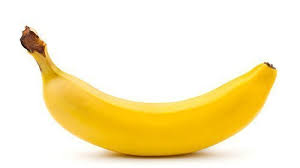
#> input picture module_4/supplier_data/images/banana.jpg, 300 x 168 px, found by its file name; its folder holds 4 pictures in this run
$ python main.py
#> lines starting #> are read from the running program, lines starting #| are printed output that depends on the picture
# This is an script that fix the images in the Module 1 certificate practice.
from PIL import Image
import os

# Image directory path
current_path = os.path.dirname(__file__)
image_path = os.path.join(current_path, "images")

# Create a new directory to store the fixed images
new_image_path = os.path.join(current_path, "fixed_images")


# Loop through all the images in the directory

for image in os.listdir(image_path):
    if '.' not in image[0]:
        img = Image.open(os.path.join(image_path, image))
#> img is the input picture: PIL image 300x168 RGB; mean R, G, B 249.4, 235.7, 193.4
        # Resize, rotate and save in JPG format
        img = img.resize((900, 1000)).rotate(180).convert("RGB")
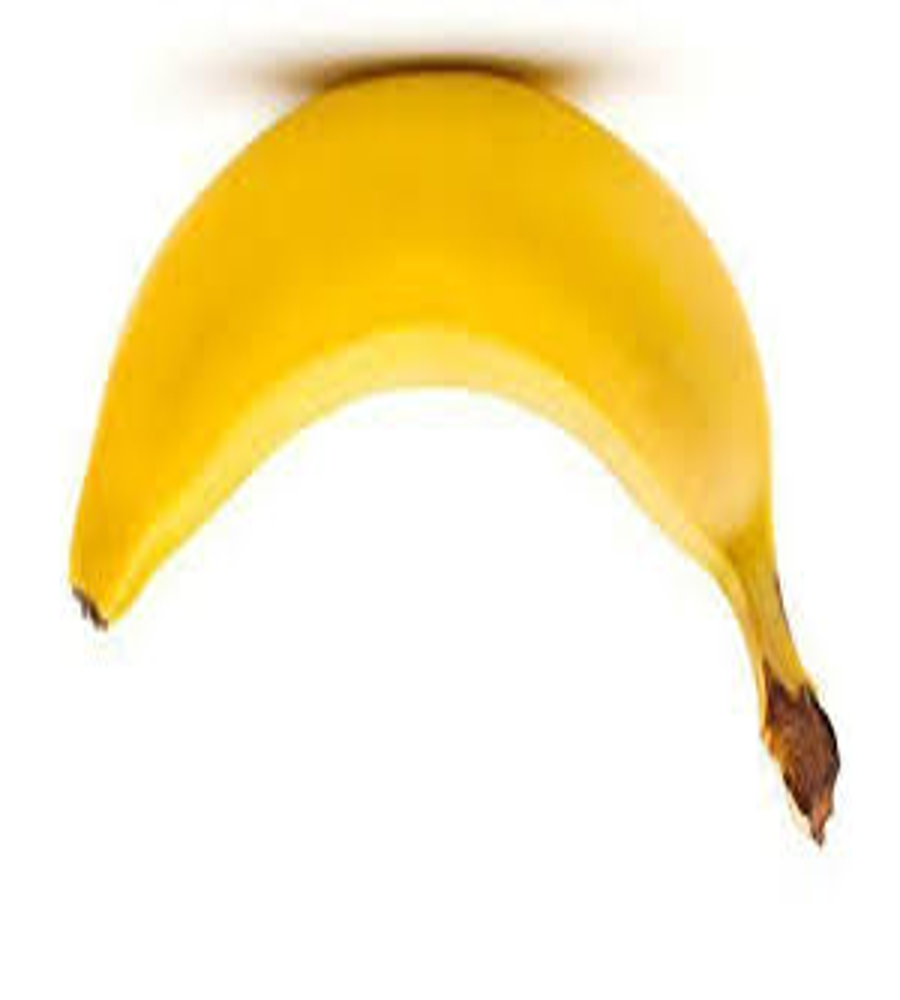
#> img: PIL image 900x1000 RGB; mean R, G, B 249.4, 235.7, 193.4
        # Save the image in the new directory
        if not os.path.exists(new_image_path):
            os.makedirs(new_image_path)
        img.save(os.path.join(new_image_path, image.split(".")[0] + ".jpg"), "JPEG")
        print(f"Processed and saved {image} to {new_image_path}")
        img.close()  # Close the image file to free up resources
#> pass 2 of the loop `for image in os.listdir(image_path):`:
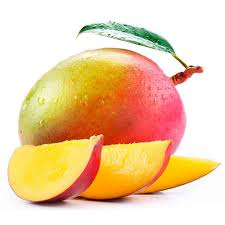
#> input picture module_4/supplier_data/images/mango.jpg, 225 x 225 px, found by its file name
#> img is the input picture: PIL image 225x225 RGB; mean R, G, B 238.9, 206.2, 166.6
#> `img = img.resize((900, 1000)).rotate(180).convert("RGB")`:
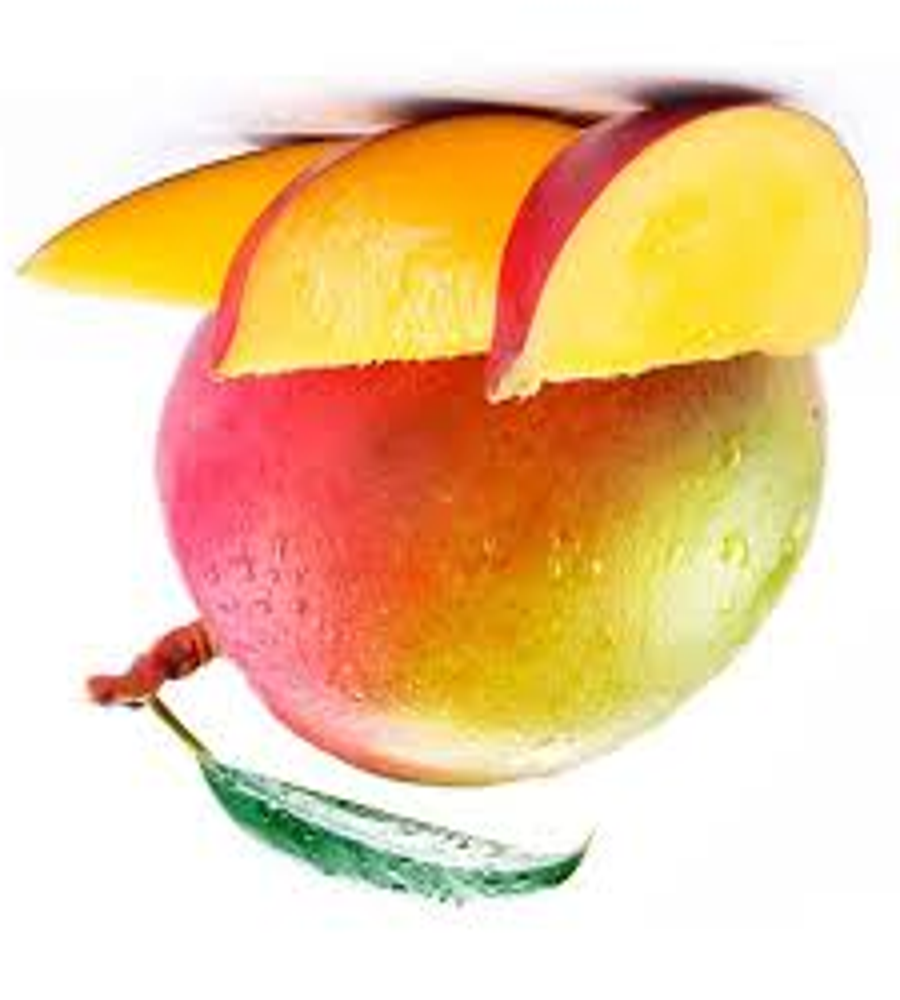
#> img: PIL image 900x1000 RGB; mean R, G, B 238.8, 206.1, 166.6
#> pass 3 of the loop `for image in os.listdir(image_path):`:
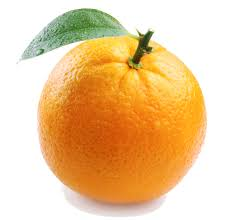
#> input picture module_4/supplier_data/images/orange.jpg, 229 x 220 px, found by its file name
#> img is the input picture: PIL image 229x220 RGB; mean R, G, B 236.2, 200.5, 153.1
#> `img = img.resize((900, 1000)).rotate(180).convert("RGB")`:
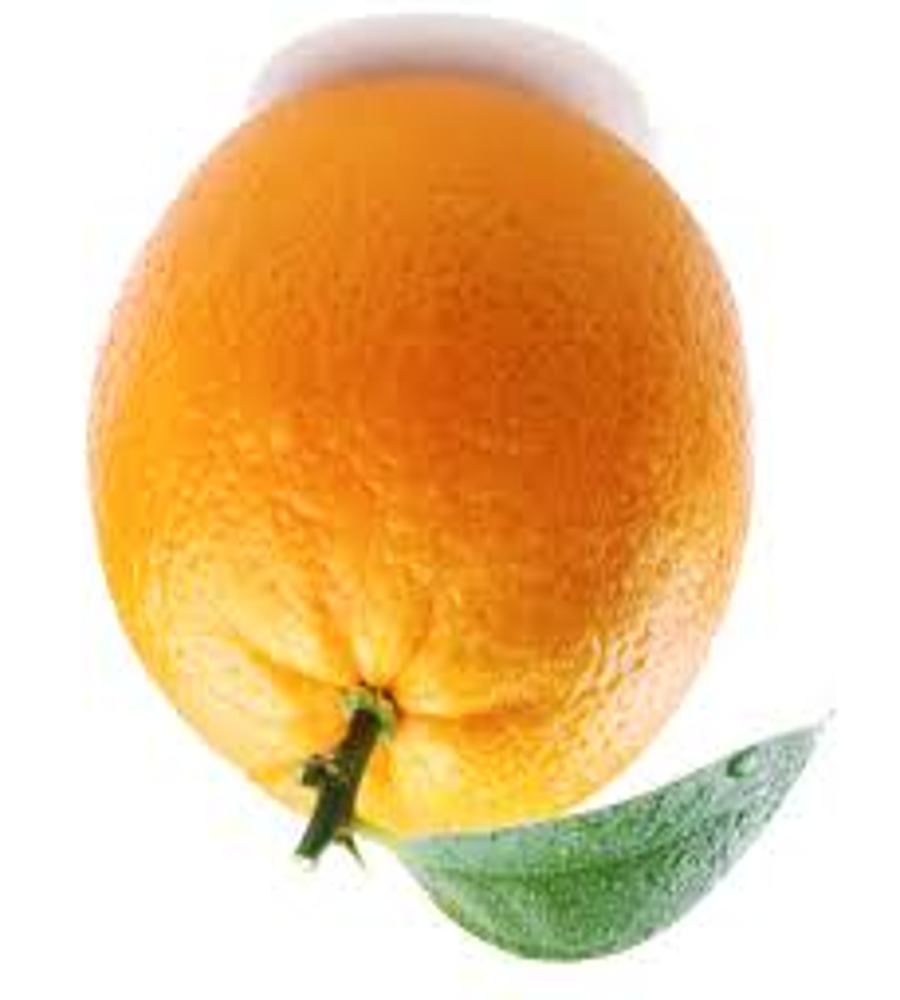
#> img: PIL image 900x1000 RGB; mean R, G, B 236.2, 200.5, 153.1
#> the loop made 4 passes; the first 3 are shown
# This script resizes, rotates and saves images in a new directory.
